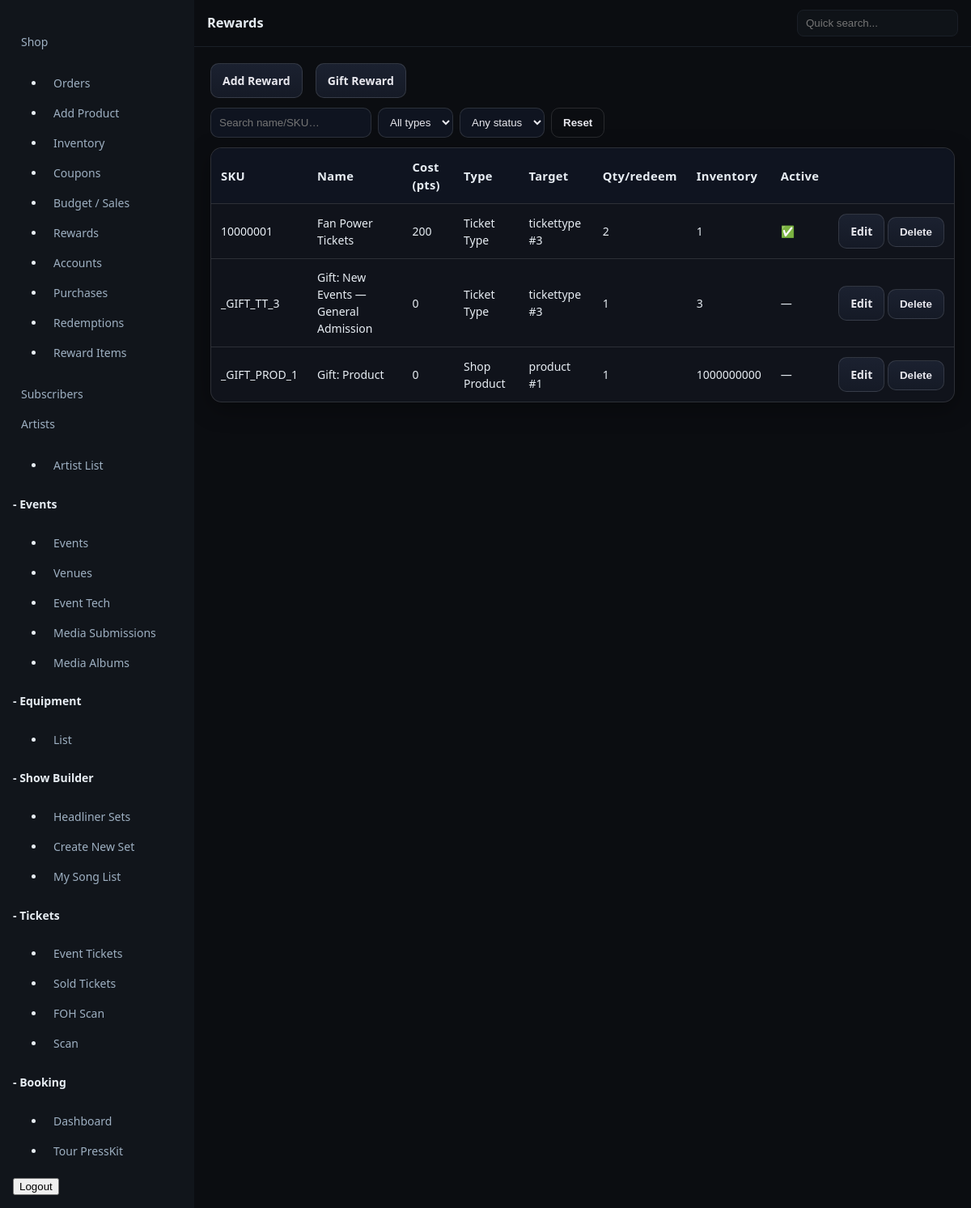
Screenshot of /control/rewards/rewards/ (signed in) with the database file from the repository.
### rewards/models.py (models this page shows, shortened)
class RewardItem(models.Model):
    FULFILL_CHOICES = (
        ("PRODUCT", "Shop Product"),
        ("TICKET",  "Ticket Type"),
        ("COUPON",  "Shop Coupon"),
        ("CUSTOM",  "Custom/Manual"),
    )
    sku = models.CharField(max_length=64, unique=True)
    name = models.CharField(max_length=255)
    description = models.TextField(blank=True)
    points_cost = models.PositiveIntegerField()           # 0 is allowed (for gifts)
    inventory = models.PositiveIntegerField(default=0)    # # of redemptions available
    is_active = models.BooleanField(default=True)
    fulfill_type = models.CharField(max_length=12, choices=FULFILL_CHOICES, default="PRODUCT")
    target_ct = models.ForeignKey(ContentType, null=True, blank=True, on_delete=models.SET_NULL)
    target_id = models.PositiveIntegerField(null=True, blank=True)
    target = GenericForeignKey("target_ct", "target_id")
    quantity_per_redeem = models.PositiveIntegerField(default=1)

### rewards/control_views.py (the view)
@is_super
def reward_items_list(request):
    qs = RewardItem.objects.all().order_by("-is_active","points_cost","name")
    return render(request, "rewards/control/reward_items.html", {"items": qs})

### templates/rewards/control/reward_items.html (shortened to what this page needs)
{% extends "controlpanel/dashboard.html" %}{% load static %}
{% block head %}
    <link rel="stylesheet" href="{% static 'css/rewards_control.css' %}">
{% endblock %}
{% block header %}Rewards{% endblock %}
{% block content %}
<div class="cp-toolbar" style="display:flex; gap:8px; margin-bottom:12px;">
  <a class="btn" href="{% url 'control:rewards_control:item_new' %}">Add Reward</a>
  <a class="btn" href="{% url 'control:rewards_control:gift' %}">Gift Reward</a>
</div>
<table class="cp-table">
  <thead>
    <tr>
      <th>SKU</th>
      <th>Name</th>
      <th>Cost (pts)</th>
      <th>Type</th>
      <th>Target</th>
      <th>Qty/redeem</th>
      <th>Inventory</th>
      <th>Active</th>
      <th></th>
    </tr>
  </thead>
  <tbody>
    {% for i in items %}
    <tr>
      <td>{{ i.sku }}</td>
      <td>{{ i.name }}</td>
      <td>{{ i.points_cost }}</td>
      <td>{{ i.get_fulfill_type_display }}</td>
      <td>
        {% if i.target_ct_id %}
          {{ i.target_ct.model }} #{{ i.target_id }}
        {% else %}
          —
        {% endif %}
      </td>
      <td>{{ i.quantity_per_redeem }}</td>
      <td>{{ i.inventory }}</td>
      <td>{% if i.is_active %}✅{% else %}—{% endif %}</td>
      <td style="white-space:nowrap;">
        <a class="btn" href="{% url 'control:rewards_control:item_edit' i.id %}">Edit</a>
        <form method="post" action="{% url 'control:rewards_control:item_delete' i.id %}" style="display:inline">
          <button class="btn" onclick="return confirm('Delete {{ i.name }}?')" type="submit">Delete</button>
        </form>
      </td>
    </tr>
    {% empty %}
    <tr><td colspan="9">No rewards yet.</td></tr>
    {% endfor %}
  </tbody>
</table>
{% endblock %}

### static/css/control.css (style rules this page uses)
:root { --bg:#0b0d11; --panel:#11151b; --ink:#e7edf3; --muted:#9eb0c2; --accent:#4fd1c5; }
* { box-sizing:border-box }
html,body { height:100% }
body { margin:0;background:var(--bg);color:var(--ink);font:14px/1.5 system-ui,-apple-system,Segoe UI,Roboto }
a { color:var(--ink);text-decoration:none }
.btn { display:inline-block;padding:8px 12px;border:1px solid #1a1f27;background:#11151b;color:var(--ink);border-radius:8px }

### static/css/rewards_control.css (style rules this page uses)
:root { --cp-bg: #0b0b0f; --cp-card: #10131b; --cp-border: rgba(255,255,255,0.12); --cp-text: #e8e8ee; --cp-muted: #98a2b3; --cp-accent: #8ab4f8; --cp-accent-2: #6ee7b7; --cp-danger: #ff6b6b; --cp-ok: #34d399; --cp-warn: #f59e0b; --cp-shadow: 0 8px 28px rgba(0,0,0,0.35); }
.cp-toolbar .btn { margin-right: 8px; }
.btn { appearance:none; border:1px solid var(--cp-border); background: linear-gradient(180deg,#1b2130,#151a26); color: var(--cp-text); padding:10px 14px; border-radius:10px; font-weight:700; cursor:pointer; transition: transform .08s, filter .08s; }
.cp-table { width:100%; border-collapse:separate; border-spacing:0; border:1px solid var(--cp-border); border-radius:14px; overflow:hidden; box-shadow: var(--cp-shadow); background: var(--cp-card); }
.cp-table thead th { text-align:left; font-weight:800; font-size:.92rem; padding:12px; position:sticky; top:0; background:#0f1420; z-index:1; letter-spacing:.3px; }
.cp-table tbody td { padding:12px; border-top:1px solid var(--cp-border); vertical-align:middle; }

### rows the page displays
RewardItem: sku "10000001", name "Fan Power Tickets", points_cost "200", fulfill_type "Ticket Type", target_ct.model "tickettype", target_id "3", quantity_per_redeem "2", inventory "1"
RewardItem: sku "_GIFT_TT_3", name "Gift: New Events — General Admission", points_cost "0", fulfill_type "Ticket Type", target_ct.model "tickettype", target_id "3", quantity_per_redeem "1", inventory "3"
RewardItem: sku "_GIFT_PROD_1", name "Gift: Product", points_cost "0", fulfill_type "Shop Product", target_ct.model "product", target_id "1", quantity_per_redeem "1", inventory "1000000000"
